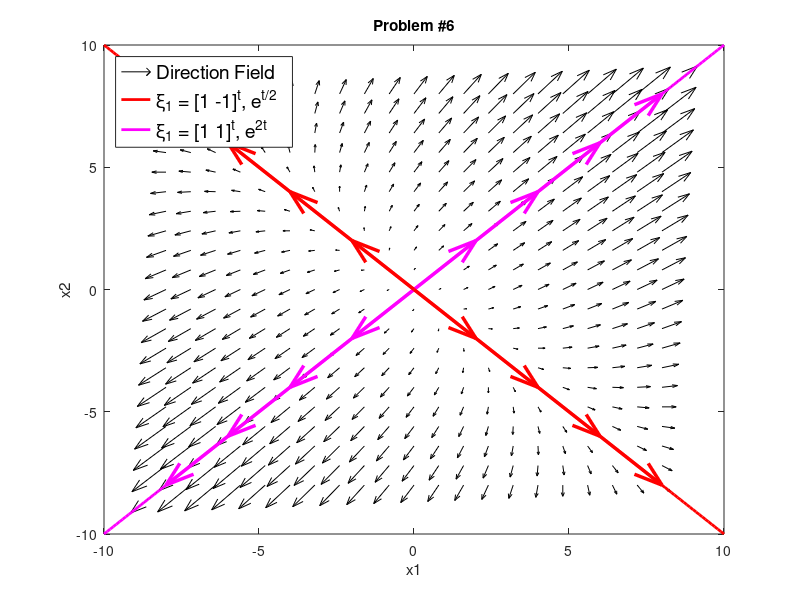
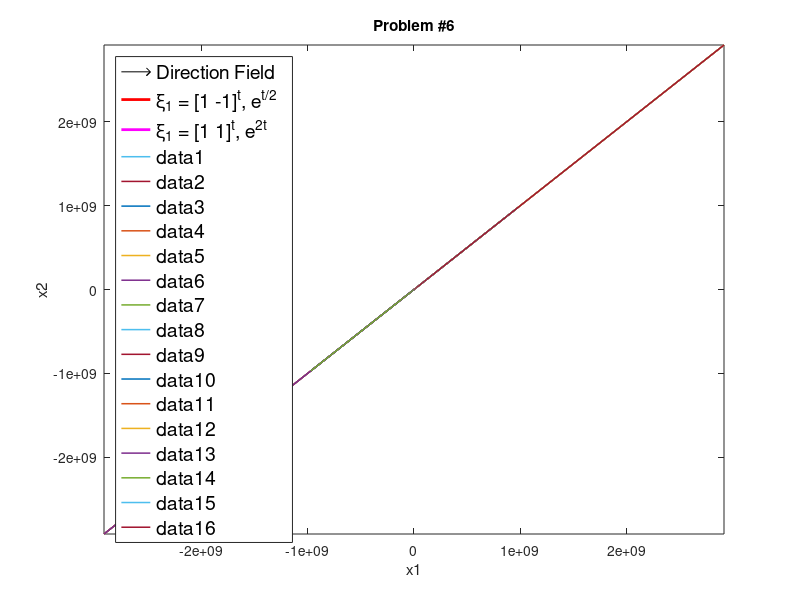

Write the MATLAB code that produced these figures, in order.
% Francis Alvarez
% Boyce Diprima DE 10th Edition 
% 7.5 Matrix Node Analysis
% ------------------------------------------------
% Created to add plots to notes. 



%%%%%%%%%%%%%%%%%%%%%%%%%%%%%%%%%%%%%%%%%%%%%%%%%%%%%%%%%%%%%%%%%%%%%%%%
%%%%            Problem #2 
%%%%%%%%%%%%%%%%%%%%%%%%%%%%%%%%%%%%%%%%%%%%%%%%%%%%%%%%%%%%%%%%%%%%%%%%
% clear
% clc 
% clf
% 
% [x1, x2] = meshgrid(-4:0.4:4, -4:0.4:4);
% t = (-8:.1:8);
% x1dot = 1*x1 + -2*x2;
% x2dot = 3*x1-4*x2;
% quiver(x1,x2,x1dot,x2dot,1.5,'k')
% axis([-4 4 -4 4])
% title('Problem #2')
% xlabel('x1')
% ylabel('x2')
% axis tight
% hold on
% plot(t,t,'r','linewidth',2)
% plot(2*t,3*t,'m','linewidth',2)
% 
% xy = [-4 -4; -3 -3; -2 -2];
% uv = [1 1; 1 1; 1 1];
% quiver(-xy(:,1), -xy(:,2) ,-uv(:,1), -uv(:,1),'linewidth',2.5,'Color','r','Autoscale','off');
% quiver(xy(:,1), xy(:,2) ,uv(:,1), uv(:,2),'linewidth',2.5,'Color','r','Autoscale','off');
% 
% 
% xy2 = [-3 -9/2; -2 -6/2]
% uv2 = [1 3/2; 1 3/2];
% quiver(xy2(:,1), xy2(:,2) ,uv2(:,1), uv2(:,2),'linewidth',2.5,'Color','m','Autoscale','off');
% quiver(-xy2(:,1), -xy2(:,2) ,-uv2(:,1), -uv2(:,2),'linewidth',2.5,'Color','m','Autoscale','off');
% 
% legend({'Direction Field','\xi_1 = [1 1]^{t}, e^{-t} ', '\xi_1 = [2 3]^{t}, e^{-2t} '},'FontSize',14,'Location','northwest')
% fpath = '/Users/francisalvarez/Documents/MiraCosta Work/Tex Problems/DE';
% saveas(1, fullfile(fpath,'direcfield2'), 'epsc');
% t = (0:.1:10);
% for c1 = -6:4:6
%     for c2 = -6:4:6
% solx1 = c1*exp(-t) + c2*2*exp(-2*t);
% solx2 = c1*exp(-t) + c2*3*exp(-2*t);
% plot(solx1,solx2,'linewidth',1.1);
%     end
% end
% fpath = '/Users/francisalvarez/Documents/MiraCosta Work/Tex Problems/DE';
% saveas(1, fullfile(fpath,'direcfield2traj'), 'epsc');



%%%%%%%%%%%%%%%%%%%%%%%%%%%%%%%%%%%%%%%%%%%%%%%%%%%%%%%%%%%%%%%%%
%%%%%%%%%%     Problem #4
%%%%%%%%%%%%%%%%%%%%%%%%%%%%%%%%%%%%%%%%%%%%%%%%%%%%%%%%%%%%%%%%%
% clc 
% clf 
% [x1, x2] = meshgrid(-8:0.5:8, -8:0.5:8);
% t = (-8:.1:8);
% x1dot = 1*x1 + 1*x2;
% x2dot = 4*x1-2*x2;
% quiver(x1,x2,x1dot,x2dot,1.5,'k')
% % axis([-4 4 -4 4])
% title('Problem #4')
% xlabel('x1')
% ylabel('x2')
% axis tight
% hold on
% plot(t,-4*t,'r','linewidth',2)
% plot(t,t,'m','linewidth',2)
% legend({'Direction Field','\xi_1 = [1 -4]^{t}, e^{-3t} ', '\xi_1 = [1 1]^{t}, e^{2t} '},'FontSize',14,'Location','northwest')
% 
% xy = 2*[-2 -2; -1 -1; 0 0];
% uv = 2*[1 1; 1 1; 1 1];
% quiver(-xy(:,1), -xy(:,2) ,uv(:,1), uv(:,1),'linewidth',2.5,'Color','m','Autoscale','off');
% quiver(xy(:,1), xy(:,2) ,-uv(:,1), -uv(:,2),'linewidth',2.5,'Color','m','Autoscale','off');
% 
% xy2 = [-2 8; -5/4 5];
% uv2 = [3/4 -3; 3/4 -3]
% quiver(xy2(:,1), xy2(:,2) ,uv2(:,1), uv2(:,2),'linewidth',2.5,'Color','r','Autoscale','off');
% quiver(-xy2(:,1), -xy2(:,2) ,-uv2(:,1), -uv2(:,2),'linewidth',2.5,'Color','r','Autoscale','off');
% 
% fpath = '/Users/francisalvarez/Documents/MiraCosta Work/Tex Problems/DE';
% saveas(1, fullfile(fpath,'direcfield4'), 'epsc');
% 
% t = (0:.1:10);
% for c1 = [-6 -1 1 6]
%     for c2 = [-6 -1 1 6]
% solx1 = c1*1*exp(-3*t) + c2*1*exp(2*t);
% solx2 = c1*-4*exp(-3*t) + c2*1*exp(2*t);
% plot(solx1,solx2,'linewidth',1.1);
%     end
% end
% 
% fpath = '/Users/francisalvarez/Documents/MiraCosta Work/Tex Problems/DE';
% saveas(1, fullfile(fpath,'direcfield4traj'), 'epsc');
% 
%%%%%%%%%%%%%%%%%%%%%%%%%%%%%%%%%%%%%%%%%%%%%%
%%%%%%%%%%      Problem #6
%%%%%%%%%%%%%%%%%%%%%%%%%%%%%%%%%%%%%%%%%%%%%%
clc 
clf
[x1, x2] = meshgrid(-8:0.8:8, -8:0.8:8);
t = (-10:.1:10);
x1dot = 5/4*x1 + 3/4*x2;
x2dot = 3/4*x1 + 5/4*x2;
quiver(x1,x2,x1dot,x2dot,1.5,'k')
% axis([-4 4 -4 4])
title('Problem #6')
xlabel('x1')
ylabel('x2')
axis tight
hold on
plot(t,-t,'r','linewidth',2)
plot(t,t,'m','linewidth',2)
legend({'Direction Field','\xi_1 = [1 -1]^{t}, e^{t/2} ', '\xi_1 = [1 1]^{t}, e^{2t} '},'FontSize',14,'Location','northwest')
hold on 

xy = [-6 -6; -4 -4; -2 -2; 0 0];
uv = [2 2; 2 2; 2 2; 2 2];
quiver(xy(:,1), xy(:,2) ,-uv(:,1), -uv(:,1),'linewidth',2.5,'Color','m','Autoscale','off');
quiver(-xy(:,1), -xy(:,2) ,uv(:,1), uv(:,1),'linewidth',2.5,'color','m','Autoscale','off');

uv2 = [2 2; 2 2; 2 2; 2 2];
quiver(xy(:,1), -xy(:,2) ,-uv2(:,1), uv(:,1),'linewidth',2.5,'Color','r','Autoscale','off');
quiver(-xy(:,1), xy(:,2) ,uv(:,1), -uv(:,1),'linewidth',2.5,'color','r','Autoscale','off');

fpath = '/Users/francisalvarez/Documents/MiraCosta Work/Tex Problems/DE';
saveas(1, fullfile(fpath,'direcfield6'), 'epsc');


t = (-5:.1:10);
for c1 = [-6 -2 2 6]
    for c2 = [-6 -2 2 6]
solx1 = c1*1*exp(t/2) + c2*1*exp(2*t);
solx2 = c1*-1*exp(t/2) + c2*1*exp(2*t);
plot(solx1,solx2,'linewidth',1.1);
    end
end

fpath = '/Users/francisalvarez/Documents/MiraCosta Work/Tex Problems/DE';
saveas(1, fullfile(fpath,'direcfield6traj'), 'epsc');
